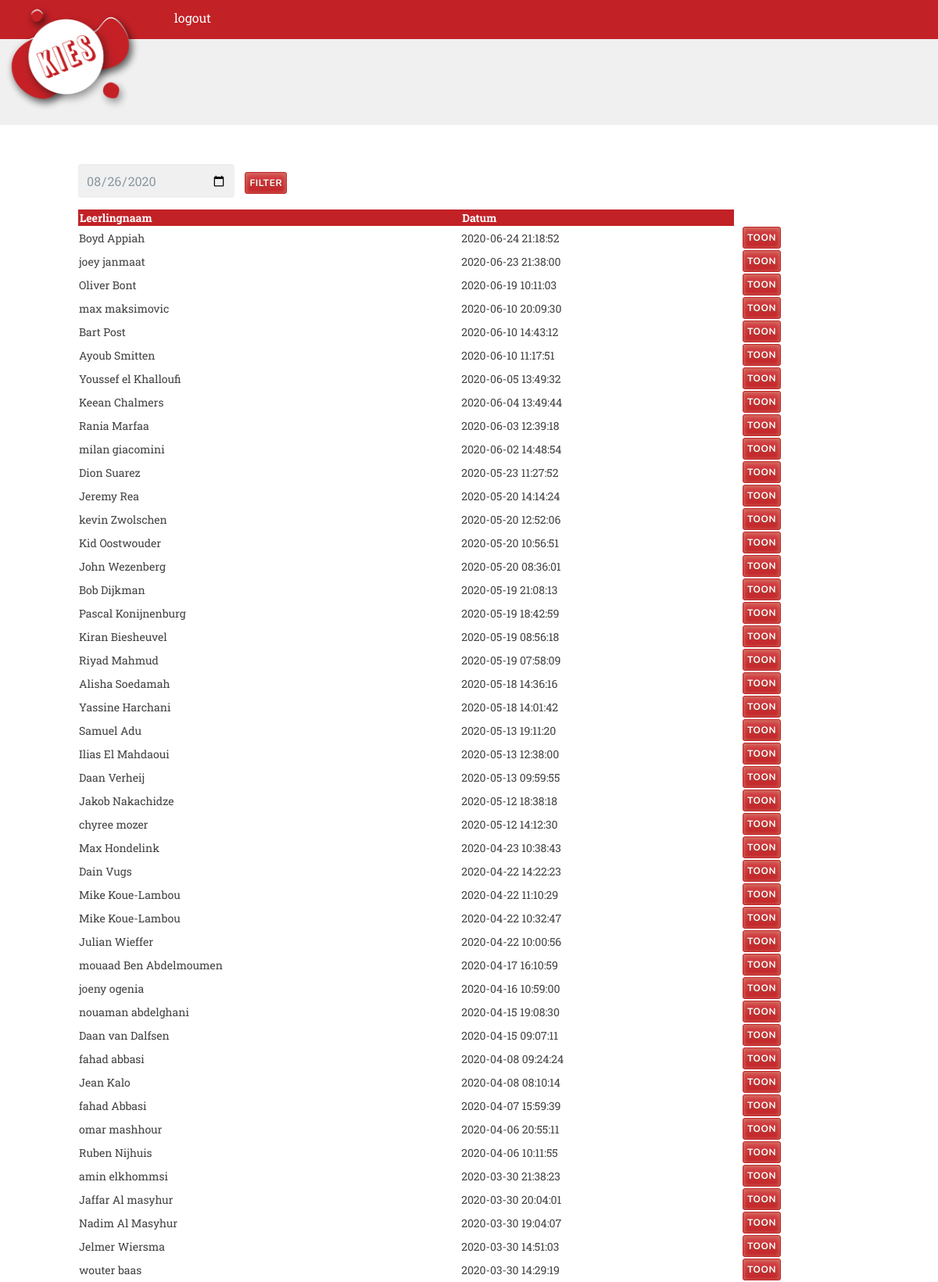
/overzicht.php (upper part), run on the app's committed database.
### tables this page shows
CREATE TABLE `leerling` (
  `id` int(11) NOT NULL AUTO_INCREMENT,
  `voornaam` varchar(50) NOT NULL,
  `achternaam` varchar(50) NOT NULL,
  `emailadres` varchar(50) NOT NULL,
  `starttijd` timestamp NOT NULL DEFAULT CURRENT_TIMESTAMP,
  `eindtijd` timestamp NOT NULL DEFAULT '0000-00-00 00:00:00',
  `type` int(11) NOT NULL,
  PRIMARY KEY (`id`)
);

### overzicht.php (the view, shortened to what this page needs)
<?php
include "database.php";
?>
<!DOCTYPE html>
<html>
    <head>
        <link rel="stylesheet" type="text/css" href="style/styles.css">
    </head>
    <body>
    <div class="content">
           <header>
           <nav>
               <ul>
                <li><form method="POST"><input type="submit" value="logout" name="logout"></form></li>
            </ul>
           </nav>
        <div class="logo"><img src="img/logo-kies.png" width="180" height="140">
        </header>
    <div id="leegBlok"></div>
    <main>
     <form method="POST" class="form-style">
         <input type="date" value="<?php echo date('Y-m-d'); ?>" name="datum" style="width:200px;"/>
         <input type="submit" value="filter" name ="filter">
     </form>
<?php
    if (isset($datum)) {
        $sql = "select * from leerling
                where starttijd > '". $datum ."'
                and starttijd < '" . $datum2 . "'
                order by starttijd desc";
    } else {
        $sql = "select * from leerling order by starttijd desc";
    }
    $result = $conn->query($sql);
    ?>
    <table class="tabel-overzicht" border="0" width="100%">
        <tr><th>Leerlingnaam</th><th>Datum</th></tr>
    <?php
        foreach ($result as $row) {
    ?>
        <tr>
            <td><?php echo $row["voornaam"] . " " . $row["achternaam"];?></td>
            <td><?php echo $row["starttijd"]?></td>
            <td><form method="POST" class="form-style">
                <input type="submit" name="toon" value="toon">
                </form>
            </td>
        </tr>
    <?php
        }
    ?>
    </table>
     </main>
    </div>
    </body>
</html>

### style/styles.css (style rules this page uses)
* { box-sizing: border-box; }
html, body { font-family: 'Roboto Slab', serif; font-size: 14px; background-color:#f0f0f0; margin:0; padding:0; height:100%; color:#424242; }
.content { max-width: 1200px; margin:0 auto; padding:0; height:100%; }
main { display:block; width:100%; background:#ffffff; padding:30px 20px; margin-top:10px; padding:50px 100px; }
#leegBlok { display:block; height:100px; }
header { margin:0; padding:12px 10px; display:block; height:50px; background-color:#c22126; color:#ffffff; font-weight:normal; font-size:16px; position:relative; }
header form { width:50px; height:20px; }
header ul { display: flex; flex-direction: row; flex-wrap: wrap; color:#ffffff; padding:0; margin:0; }
header li { list-style:none; padding:0 10px; }
.logo { width:180px; height:140px; display:block; position:absolute; left:0; top:0; }
table { border-collapse:collapse; }
table.tabel-overzicht { text-align:left; }
table.tabel-overzicht th { text-align:left; color:#ffffff; background-color:#c22126; padding-left:2px; }
nav { color:#ffffff; padding: 0 10px 0 200px; position:relative; text-align: right; }
nav input[type=submit] { background-color:transparent; display:inline-block; cursor:pointer; color:#ffffff; font-family: 'Roboto Slab', serif; font-size:16px; padding:0px 0px; text-decoration:none; border:none; }
.form-inlog input[type=button], .form-inlog input[type=submit], .form-inlog input[type=reset], .form-inlog button, main button, .form-style input[type=button], .form-style input[type=submit], .form-style input[type=reset], .form-style button { -moz-box-shadow:inset 0px 1px 6px 0px #cf866c; -webkit-box-shadow:inset 0px 1px 6px 0px #cf866c; box-shadow:inset 0px 1px 6px 0px #cf866c; background:-webkit-gradient(linear, left top, left bottom, color-stop(0.05, #d44247), color-stop(1, #c22126)); background:-moz-linear-gradient(top, #d44247 5%, #c22126 100%); background:-webkit-linear-gradient(top, #d44247 5%, #c22126 100%); background:-o-linear-gradient(top, #d44247 5%, #c22126 100%); background:-ms-linear-gradient(top, #d44247 5%, #c22126 100%); background:linear-gradient(to bottom, #d44247 5%, #c22126 100%); filter:progid:DXImageTransform.Microsoft.gradient(startColorstr='#d44247', endColorstr='#c22126',GradientType=0); background-color:#d44247; -moz-border-radius:3px; -webkit-border-radius:3px; border-radius:3px; border:1px solid #c2272c; display:inline-block; cursor:pointer; color:#ffffff; font-size:14px; font-weight:bold; padding:5px; text-decoration:none; text-shadow:0px 1px 0px #854629; font-family: 'Nunito', serif; text-transform: uppercase; letter-spacing: 0.05em; }
.form-style input[type=button], .form-style input[type=submit], .form-style input[type=reset], .form-style button { font-size:12px; padding:5px; margin-left:10px; }
.form-inlog input[type="text"], .form-inlog input[type="date"], .form-inlog input[type="datetime"], .form-inlog input[type="email"], .form-inlog input[type="number"], .form-inlog input[type="search"], .form-inlog input[type="time"], .form-inlog input[type="url"], .form-inlog textarea, .form-inlog select, .form-style input[type="text"], .form-style input[type="date"], .form-style input[type="datetime"], .form-style input[type="email"], .form-style input[type="number"], .form-style input[type="search"], .form-style input[type="time"], .form-style input[type="url"], .form-style textarea, .form-style select, main input[type="text"] { font-family: 'Roboto Slab', serif; background: rgba(255,255,255,.1); border: none; border-radius: 4px; font-size: 16px; margin: 0; outline: 0; padding: 10px; box-sizing: border-box; -webkit-box-sizing: border-box; -moz-box-sizing: border-box; background-color: #f0f0f0; color:#8a97a0; -webkit-box-shadow: 0 1px 0 rgba(0,0,0,0.03) inset; box-shadow: 0 1px 0 rgba(0,0,0,0.03) inset; margin-bottom: 15px; }

### data on the page
leerling: voornaam "Boyd", achternaam "Appiah", starttijd "2020-06-24 21:18:52"
leerling: voornaam "joey", achternaam "janmaat", starttijd "2020-06-23 21:38:00"
leerling: voornaam "Oliver", achternaam "Bont", starttijd "2020-06-19 10:11:03"
leerling: voornaam "max", achternaam "maksimovic", starttijd "2020-06-10 20:09:30"
leerling: voornaam "Bart", achternaam "Post", starttijd "2020-06-10 14:43:12"
leerling: voornaam "Ayoub", achternaam "Smitten", starttijd "2020-06-10 11:17:51"
leerling: voornaam "Youssef", achternaam "el Khalloufi", starttijd "2020-06-05 13:49:32"
leerling: voornaam "Keean", achternaam "Chalmers", starttijd "2020-06-04 13:49:44"
leerling: voornaam "Rania", achternaam "Marfaa", starttijd "2020-06-03 12:39:18"
leerling: voornaam "milan", achternaam "giacomini", starttijd "2020-06-02 14:48:54"
leerling: voornaam "Dion", achternaam "Suarez", starttijd "2020-05-23 11:27:52"
leerling: voornaam "Jeremy", achternaam "Rea", starttijd "2020-05-20 14:14:24"
leerling: voornaam "kevin", achternaam "Zwolschen", starttijd "2020-05-20 12:52:06"
leerling: voornaam "Kid", achternaam "Oostwouder", starttijd "2020-05-20 10:56:51"
leerling: voornaam "John", achternaam "Wezenberg", starttijd "2020-05-20 08:36:01"
leerling: voornaam "Bob", achternaam "Dijkman", starttijd "2020-05-19 21:08:13"
leerling: voornaam "Pascal", achternaam "Konijnenburg", starttijd "2020-05-19 18:42:59"
leerling: voornaam "Kiran", achternaam "Biesheuvel", starttijd "2020-05-19 08:56:18"
leerling: voornaam "Riyad", achternaam "Mahmud", starttijd "2020-05-19 07:58:09"
leerling: voornaam "Alisha", achternaam "Soedamah", starttijd "2020-05-18 14:36:16"
leerling: voornaam "Yassine", achternaam "Harchani", starttijd "2020-05-18 14:01:42"
leerling: voornaam "Samuel", achternaam "Adu", starttijd "2020-05-13 19:11:20"
leerling: voornaam "Ilias", achternaam "El Mahdaoui", starttijd "2020-05-13 12:38:00"
leerling: voornaam "Daan", achternaam "Verheij", starttijd "2020-05-13 09:59:55"
leerling: voornaam "Jakob", achternaam "Nakachidze", starttijd "2020-05-12 18:38:18"
leerling: voornaam "chyree", achternaam "mozer", starttijd "2020-05-12 14:12:30"
leerling: voornaam "Max", achternaam "Hondelink", starttijd "2020-04-23 10:38:43"
leerling: voornaam "Dain", achternaam "Vugs", starttijd "2020-04-22 14:22:23"
leerling: voornaam "Mike", achternaam "Koue-Lambou", starttijd "2020-04-22 11:10:29"
leerling: voornaam "Mike", achternaam "Koue-Lambou", starttijd "2020-04-22 10:32:47"
leerling: voornaam "Julian", achternaam "Wieffer", starttijd "2020-04-22 10:00:56"
leerling: voornaam "mouaad", achternaam "Ben Abdelmoumen", starttijd "2020-04-17 16:10:59"
leerling: voornaam "joeny", achternaam "ogenia", starttijd "2020-04-16 10:59:00"
leerling: voornaam "nouaman", achternaam "abdelghani", starttijd "2020-04-15 19:08:30"
leerling: voornaam "Daan", achternaam "van Dalfsen", starttijd "2020-04-15 09:07:11"
leerling: voornaam "fahad", achternaam "abbasi", starttijd "2020-04-08 09:24:24"
leerling: voornaam "Jean", achternaam "Kalo", starttijd "2020-04-08 08:10:14"
leerling: voornaam "fahad", achternaam "Abbasi", starttijd "2020-04-07 15:59:39"
leerling: voornaam "omar", achternaam "mashhour", starttijd "2020-04-06 20:55:11"
leerling: voornaam "Ruben", achternaam "Nijhuis", starttijd "2020-04-06 10:11:55"
leerling: voornaam "amin", achternaam "elkhommsi", starttijd "2020-03-30 21:38:23"
leerling: voornaam "Jaffar", achternaam "Al masyhur", starttijd "2020-03-30 20:04:01"
leerling: voornaam "Nadim", achternaam "Al Masyhur", starttijd "2020-03-30 19:04:07"
leerling: voornaam "Jelmer", achternaam "Wiersma", starttijd "2020-03-30 14:51:03"
leerling: voornaam "wouter", achternaam "baas", starttijd "2020-03-30 14:29:19"
